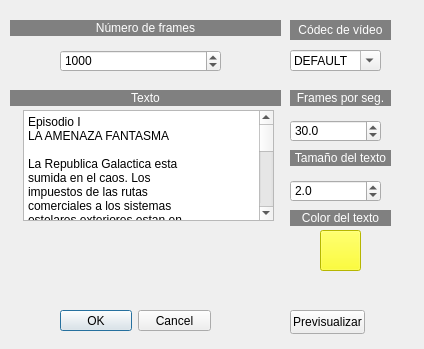
<?xml version="1.0" encoding="UTF-8"?>
<ui version="4.0">
 <class>StarWars</class>
 <widget class="QDialog" name="StarWars">
  <property name="windowModality">
   <enum>Qt::WindowModality::WindowModal</enum>
  </property>
  <property name="geometry">
   <rect>
    <x>0</x>
    <y>0</y>
    <width>424</width>
    <height>349</height>
   </rect>
  </property>
  <property name="windowTitle">
   <string>Efecto de Star Wars</string>
  </property>
  <widget class="QDialogButtonBox" name="buttonBox">
   <property name="geometry">
    <rect>
     <x>60</x>
     <y>310</y>
     <width>151</width>
     <height>21</height>
    </rect>
   </property>
   <property name="orientation">
    <enum>Qt::Orientation::Horizontal</enum>
   </property>
   <property name="standardButtons">
    <set>QDialogButtonBox::StandardButton::Cancel|QDialogButtonBox::StandardButton::Ok</set>
   </property>
  </widget>
  <widget class="QLabel" name="label">
   <property name="geometry">
    <rect>
     <x>10</x>
     <y>20</y>
     <width>271</width>
     <height>16</height>
    </rect>
   </property>
   <property name="styleSheet">
    <string notr="true">background-color: rgb(128, 128, 128);
color: rgb(255, 255, 255);</string>
   </property>
   <property name="text">
    <string>Número de frames</string>
   </property>
   <property name="alignment">
    <set>Qt::AlignmentFlag::AlignCenter</set>
   </property>
  </widget>
  <widget class="QSpinBox" name="spinBox">
   <property name="geometry">
    <rect>
     <x>60</x>
     <y>50</y>
     <width>161</width>
     <height>22</height>
    </rect>
   </property>
   <property name="minimum">
    <number>1</number>
   </property>
   <property name="maximum">
    <number>10000</number>
   </property>
   <property name="value">
    <number>1000</number>
   </property>
  </widget>
  <widget class="QDoubleSpinBox" name="doubleSpinBox">
   <property name="geometry">
    <rect>
     <x>290</x>
     <y>120</y>
     <width>91</width>
     <height>22</height>
    </rect>
   </property>
   <property name="decimals">
    <number>1</number>
   </property>
   <property name="maximum">
    <double>200.000000000000000</double>
   </property>
   <property name="value">
    <double>30.000000000000000</double>
   </property>
  </widget>
  <widget class="QComboBox" name="comboBox">
   <property name="geometry">
    <rect>
     <x>290</x>
     <y>50</y>
     <width>91</width>
     <height>21</height>
    </rect>
   </property>
   <property name="editable">
    <bool>true</bool>
   </property>
   <property name="currentText">
    <string>DEFAULT</string>
   </property>
   <property name="currentIndex">
    <number>0</number>
   </property>
   <item>
    <property name="text">
     <string>DEFAULT</string>
    </property>
   </item>
   <item>
    <property name="text">
     <string>MPEG</string>
    </property>
   </item>
   <item>
    <property name="text">
     <string>MJPG</string>
    </property>
   </item>
   <item>
    <property name="text">
     <string>PIM1</string>
    </property>
   </item>
   <item>
    <property name="text">
     <string>DIVX</string>
    </property>
   </item>
   <item>
    <property name="text">
     <string>XVID</string>
    </property>
   </item>
  </widget>
  <widget class="QPlainTextEdit" name="plainTextEdit">
   <property name="geometry">
    <rect>
     <x>23</x>
     <y>110</y>
     <width>251</width>
     <height>111</height>
    </rect>
   </property>
   <property name="plainText">
    <string>Episodio I
LA AMENAZA FANTASMA

La Republica Galactica esta
sumida en el caos. Los
impuestos de las rutas
comerciales a los sistemas
estelares exteriores estan en
disputa.

Esperando resolver el asunto
con un bloqueo de poderosas
naves de guerra, la codiciosa
Federacion de Comercio ha
detenido todos los envios al
pequeno planeta de Naboo.

Mientras el Congreso de la
Republica debate
interminablemente esta
alarmante cadena de
acontecimientos, el Canciller
Supremo ha enviado en secreto
a dos Caballeros Jedi,
guardianes de la paz y la justicia
en la galaxia, para resolver el
conflicto....

</string>
   </property>
  </widget>
  <widget class="QLabel" name="label_4">
   <property name="geometry">
    <rect>
     <x>10</x>
     <y>90</y>
     <width>271</width>
     <height>16</height>
    </rect>
   </property>
   <property name="styleSheet">
    <string notr="true">background-color: rgb(128, 128, 128);
color: rgb(255, 255, 255);</string>
   </property>
   <property name="text">
    <string>Texto</string>
   </property>
   <property name="alignment">
    <set>Qt::AlignmentFlag::AlignCenter</set>
   </property>
  </widget>
  <widget class="QLabel" name="label_5">
   <property name="geometry">
    <rect>
     <x>290</x>
     <y>20</y>
     <width>101</width>
     <height>20</height>
    </rect>
   </property>
   <property name="styleSheet">
    <string notr="true">background-color: rgb(128, 128, 128);
color: rgb(255, 255, 255);</string>
   </property>
   <property name="text">
    <string>Códec de vídeo</string>
   </property>
   <property name="alignment">
    <set>Qt::AlignmentFlag::AlignCenter</set>
   </property>
  </widget>
  <widget class="QLabel" name="label_2">
   <property name="geometry">
    <rect>
     <x>290</x>
     <y>90</y>
     <width>101</width>
     <height>16</height>
    </rect>
   </property>
   <property name="styleSheet">
    <string notr="true">background-color: rgb(128, 128, 128);
color: rgb(255, 255, 255);</string>
   </property>
   <property name="text">
    <string>Frames por seg.</string>
   </property>
   <property name="alignment">
    <set>Qt::AlignmentFlag::AlignCenter</set>
   </property>
  </widget>
  <widget class="QLabel" name="label_3">
   <property name="geometry">
    <rect>
     <x>290</x>
     <y>150</y>
     <width>101</width>
     <height>16</height>
    </rect>
   </property>
   <property name="styleSheet">
    <string notr="true">background-color: rgb(128, 128, 128);
color: rgb(255, 255, 255);</string>
   </property>
   <property name="text">
    <string>Tamaño del texto</string>
   </property>
   <property name="alignment">
    <set>Qt::AlignmentFlag::AlignCenter</set>
   </property>
  </widget>
  <widget class="QDoubleSpinBox" name="doubleSpinBox_2">
   <property name="geometry">
    <rect>
     <x>290</x>
     <y>180</y>
     <width>91</width>
     <height>22</height>
    </rect>
   </property>
   <property name="decimals">
    <number>1</number>
   </property>
   <property name="minimum">
    <double>0.100000000000000</double>
   </property>
   <property name="maximum">
    <double>10.000000000000000</double>
   </property>
   <property name="value">
    <double>2.000000000000000</double>
   </property>
  </widget>
  <widget class="QPushButton" name="pushButton">
   <property name="geometry">
    <rect>
     <x>320</x>
     <y>230</y>
     <width>41</width>
     <height>41</height>
    </rect>
   </property>
   <property name="styleSheet">
    <string notr="true">background-color: rgb(255, 255, 0);</string>
   </property>
   <property name="text">
    <string/>
   </property>
  </widget>
  <widget class="QLabel" name="label_6">
   <property name="geometry">
    <rect>
     <x>290</x>
     <y>210</y>
     <width>101</width>
     <height>16</height>
    </rect>
   </property>
   <property name="styleSheet">
    <string notr="true">background-color: rgb(128, 128, 128);
color: rgb(255, 255, 255);</string>
   </property>
   <property name="text">
    <string>Color del texto</string>
   </property>
   <property name="alignment">
    <set>Qt::AlignmentFlag::AlignCenter</set>
   </property>
  </widget>
  <widget class="QPushButton" name="pushButton_2">
   <property name="geometry">
    <rect>
     <x>290</x>
     <y>310</y>
     <width>75</width>
     <height>24</height>
    </rect>
   </property>
   <property name="text">
    <string>Previsualizar</string>
   </property>
  </widget>
 </widget>
 <resources/>
 <connections>
  <connection>
   <sender>buttonBox</sender>
   <signal>accepted()</signal>
   <receiver>StarWars</receiver>
   <slot>accept()</slot>
   <hints>
    <hint type="sourcelabel">
     <x>248</x>
     <y>254</y>
    </hint>
    <hint type="destinationlabel">
     <x>157</x>
     <y>274</y>
    </hint>
   </hints>
  </connection>
  <connection>
   <sender>buttonBox</sender>
   <signal>rejected()</signal>
   <receiver>StarWars</receiver>
   <slot>reject()</slot>
   <hints>
    <hint type="sourcelabel">
     <x>316</x>
     <y>260</y>
    </hint>
    <hint type="destinationlabel">
     <x>286</x>
     <y>274</y>
    </hint>
   </hints>
  </connection>
 </connections>
</ui>
